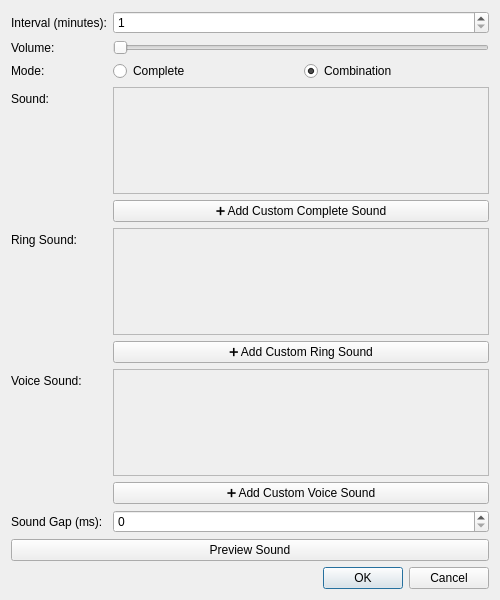
<?xml version="1.0" encoding="UTF-8"?>
<ui version="4.0">
 <class>SettingsDialog</class>
 <widget class="QDialog" name="SettingsDialog">
  <property name="geometry">
   <rect>
    <x>0</x>
    <y>0</y>
    <width>500</width>
    <height>600</height>
   </rect>
  </property>
  <property name="windowTitle">
   <string>Settings</string>
  </property>
  <layout class="QVBoxLayout" name="verticalLayout">
   <item>
    <layout class="QFormLayout" name="formLayout">
     <item row="0" column="0">
      <widget class="QLabel" name="label">
       <property name="text">
        <string>Interval (minutes):</string>
       </property>
      </widget>
     </item>
     <item row="0" column="1">
      <widget class="QSpinBox" name="intervalSpinBox">
       <property name="minimum">
        <number>1</number>
       </property>
       <property name="maximum">
        <number>1440</number>
       </property>
      </widget>
     </item>
     <item row="1" column="0">
      <widget class="QLabel" name="label_2">
       <property name="text">
        <string>Volume:</string>
       </property>
      </widget>
     </item>
     <item row="1" column="1">
      <widget class="QSlider" name="volumeSlider">
       <property name="maximum">
        <number>100</number>
       </property>
       <property name="orientation">
        <enum>Qt::Horizontal</enum>
       </property>
      </widget>
     </item>
     <item row="2" column="0">
      <widget class="QLabel" name="labelMode">
       <property name="text">
        <string>Mode:</string>
       </property>
      </widget>
     </item>
     <item row="2" column="1">
      <layout class="QHBoxLayout" name="modeLayout">
       <item>
        <widget class="QRadioButton" name="completeRadioButton">
         <property name="text">
          <string>Complete</string>
         </property>
        </widget>
       </item>
       <item>
        <widget class="QRadioButton" name="combinationRadioButton">
         <property name="text">
          <string>Combination</string>
         </property>
         <property name="checked">
          <bool>true</bool>
         </property>
        </widget>
       </item>
      </layout>
     </item>
     <item row="3" column="0">
      <widget class="QLabel" name="labelComplete">
       <property name="text">
        <string>Sound:</string>
       </property>
      </widget>
     </item>
     <item row="3" column="1">
      <layout class="QVBoxLayout" name="completeVBoxLayout">
       <item>
        <widget class="QScrollArea" name="completeScrollArea">
         <property name="widgetResizable">
          <bool>true</bool>
         </property>
         <property name="minimumHeight">
          <number>120</number>
         </property>
         <widget class="QWidget" name="completeScrollAreaContents">
          <layout class="QVBoxLayout" name="completeLayout"/>
         </widget>
        </widget>
       </item>
       <item>
        <widget class="QPushButton" name="addCompleteButton">
         <property name="text">
          <string>➕ Add Custom Complete Sound</string>
         </property>
        </widget>
       </item>
      </layout>
     </item>
     <item row="4" column="0">
      <widget class="QLabel" name="label_3">
       <property name="text">
        <string>Ring Sound:</string>
       </property>
      </widget>
     </item>
     <item row="4" column="1">
      <layout class="QVBoxLayout" name="ringVBoxLayout">
       <item>
        <widget class="QScrollArea" name="ringScrollArea">
         <property name="widgetResizable">
          <bool>true</bool>
         </property>
         <property name="minimumHeight">
          <number>120</number>
         </property>
         <widget class="QWidget" name="ringScrollAreaContents">
          <layout class="QVBoxLayout" name="ringLayout"/>
         </widget>
        </widget>
       </item>
       <item>
        <widget class="QPushButton" name="addRingButton">
         <property name="text">
          <string>➕ Add Custom Ring Sound</string>
         </property>
        </widget>
       </item>
      </layout>
     </item>
     <item row="5" column="0">
      <widget class="QLabel" name="label_4">
       <property name="text">
        <string>Voice Sound:</string>
       </property>
      </widget>
     </item>
     <item row="5" column="1">
      <layout class="QVBoxLayout" name="voiceVBoxLayout">
       <item>
        <widget class="QScrollArea" name="voiceScrollArea">
         <property name="widgetResizable">
          <bool>true</bool>
         </property>
         <property name="minimumHeight">
          <number>120</number>
         </property>
         <widget class="QWidget" name="voiceScrollAreaContents">
          <layout class="QVBoxLayout" name="voiceLayout"/>
         </widget>
        </widget>
       </item>
       <item>
        <widget class="QPushButton" name="addVoiceButton">
         <property name="text">
          <string>➕ Add Custom Voice Sound</string>
         </property>
        </widget>
       </item>
      </layout>
     </item>
     <item row="6" column="0">
      <widget class="QLabel" name="label_5">
       <property name="text">
        <string>Sound Gap (ms):</string>
       </property>
      </widget>
     </item>
     <item row="6" column="1">
      <widget class="QSpinBox" name="soundGapSpinBox">
       <property name="maximum">
        <number>5000</number>
       </property>
       <property name="singleStep">
        <number>100</number>
       </property>
      </widget>
     </item>
    </layout>
   </item>
   <item>
    <widget class="QPushButton" name="previewButton">
     <property name="text">
      <string>Preview Sound</string>
     </property>
    </widget>
   </item>
   <item>
    <widget class="QDialogButtonBox" name="buttonBox">
     <property name="orientation">
      <enum>Qt::Horizontal</enum>
     </property>
     <property name="standardButtons">
      <set>QDialogButtonBox::Cancel|QDialogButtonBox::Ok</set>
     </property>
    </widget>
   </item>
  </layout>
 </widget>
 <resources/>
 <connections>
  <connection>
   <sender>buttonBox</sender>
   <signal>accepted()</signal>
   <receiver>SettingsDialog</receiver>
   <slot>accept()</slot>
   <hints>
    <hint type="sourcelabel">
     <x>248</x>
     <y>254</y>
    </hint>
    <hint type="destinationlabel">
     <x>157</x>
     <y>274</y>
    </hint>
   </hints>
  </connection>
  <connection>
   <sender>buttonBox</sender>
   <signal>rejected()</signal>
   <receiver>SettingsDialog</receiver>
   <slot>reject()</slot>
   <hints>
    <hint type="sourcelabel">
     <x>316</x>
     <y>260</y>
    </hint>
    <hint type="destinationlabel">
     <x>286</x>
     <y>274</y>
    </hint>
   </hints>
  </connection>
 </connections>
</ui>
